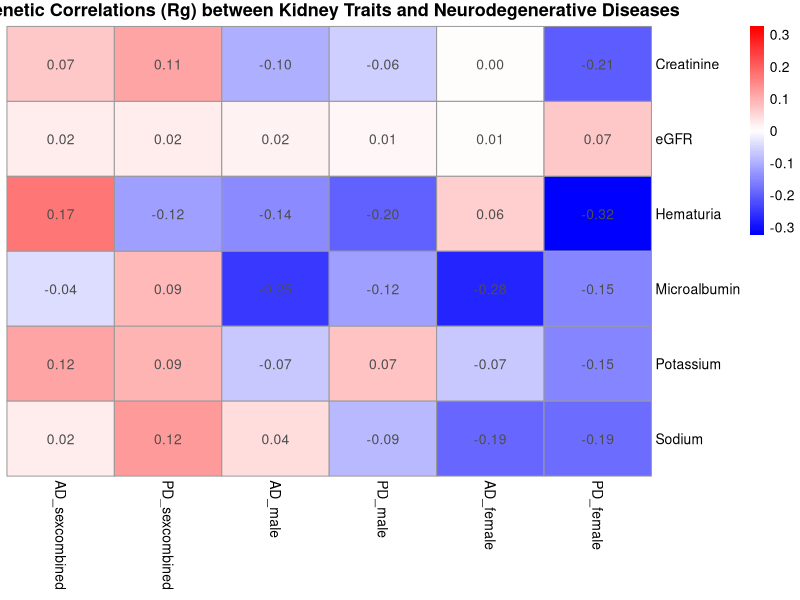
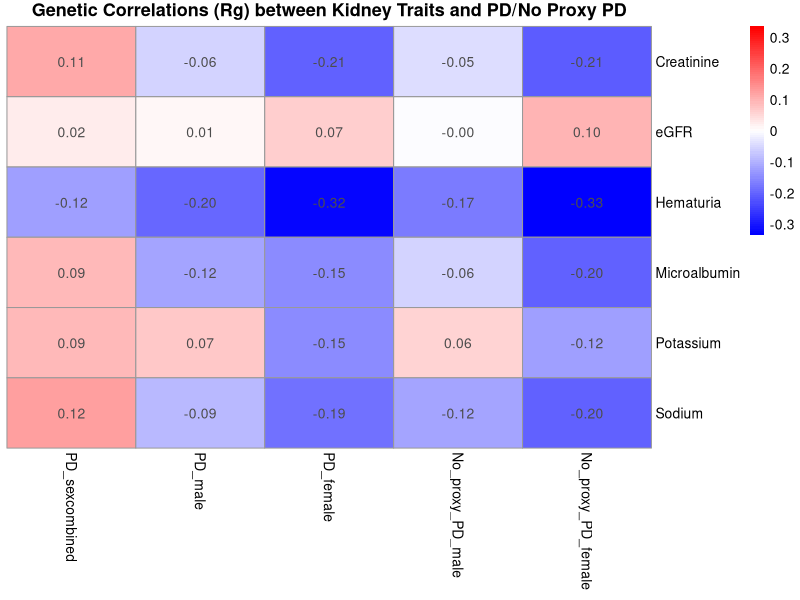

These charts were generated, in order, by the following R code:
# Install required packages if not already installed
# install.packages("pheatmap")

# Load the pheatmap package
library(pheatmap)
library(reshape2)
library(grid)  

# Create the dataframe for AD/PD heatmap
data <- data.frame(
  Disease = c("AD_sexcombined", "AD_sexcombined", "AD_sexcombined", "AD_sexcombined", "AD_sexcombined", "AD_sexcombined",
              "AD_male", "AD_male", "AD_male", "AD_male", "AD_male", "AD_male",
              "AD_female", "AD_female", "AD_female", "AD_female", "AD_female", "AD_female",
              "PD_sexcombined", "PD_sexcombined", "PD_sexcombined", "PD_sexcombined", "PD_sexcombined", "PD_sexcombined",
              "PD_male", "PD_male", "PD_male", "PD_male", "PD_male", "PD_male",
              "PD_female", "PD_female", "PD_female", "PD_female", "PD_female", "PD_female"),
  Traits = c("Hematuria", "Microalbumin", "Creatinine", "Potassium", "Sodium", "eGFR",
             "Hematuria", "Microalbumin", "Creatinine", "Potassium", "Sodium", "eGFR",
             "Hematuria", "Microalbumin", "Creatinine", "Potassium", "Sodium", "eGFR",
             "Hematuria", "Microalbumin", "Creatinine", "Potassium", "Sodium", "eGFR",
             "Hematuria", "Microalbumin", "Creatinine", "Potassium", "Sodium", "eGFR",
             "Hematuria", "Microalbumin", "Creatinine", "Potassium", "Sodium", "eGFR"),
  Rg = c(0.1702, -0.0401, 0.0651, 0.1156, 0.0245, 0.0222,
         -0.1443, -0.2499, -0.0995, -0.0705, 0.0408, 0.0158,
         0.0624, -0.2769, 0.0034, -0.0705, -0.1937, 0.0059,
         -0.1218, 0.0873, 0.1124, 0.0915, 0.1238, 0.0236,
         -0.1959, -0.1173, -0.0601, 0.0725, -0.0878, 0.012,
         -0.3245, -0.1497, -0.2061, -0.1495, -0.1869, 0.0668),
  P_value = c(0.1444, 0.7217, 0.2199, 0.0763, 0.6343, 0.6867,
              0.6121, 0.4076, 0.4931, 0.5305, 0.7852, 0.9005,
              0.7705, 0.3427, 0.9714, 0.53305, 0.0757, 0.94,
              0.0991, 0.2253, 0.0014, 0.0208, 0.0009, 0.4872,
              0.1071, 0.2959, 0.2312, 0.2891, 0.0909, 0.8002,
              0.0056, 0.4406, 0.0003, 0.0077, 0.0004, 0.213)
)

# Remove rows with missing Rg values
data <- data[!is.na(data$Rg), ]

# Reshape the data into a matrix for pheatmap
heatmap_data <- reshape2::acast(data, Traits ~ Disease, value.var = "Rg")

# Reorder the columns (AD/PD sex-combined first, then AD/PD males, then AD/PD females)
ordered_cols <- c("AD_sexcombined", "PD_sexcombined", 
                  "AD_male", "PD_male", 
                  "AD_female", "PD_female")

# Ensure columns are in the correct order
heatmap_data <- heatmap_data[, ordered_cols]

# Define a color palette with 0 as white, negative values as blue, and positive as red
color_palette <- colorRampPalette(c("blue", "white", "red"))(100)

# Create the heatmap
max_abs_value <- max(abs(heatmap_data), na.rm = TRUE)
pheatmap(heatmap_data, 
         cluster_rows = FALSE, 
         cluster_cols = FALSE, 
         display_numbers = TRUE, 
         color = color_palette, 
         breaks = seq(-max_abs_value, max_abs_value, length.out = 101), 
         main = "Genetic Correlations (Rg) between Kidney Traits and Neurodegenerative Diseases",
         fontsize_number = 10)

# Create the data frame for PD and No Proxy PD
data <- data.frame(
  Disease = c("PD_sexcombined", "PD_sexcombined", "PD_sexcombined", "PD_sexcombined", "PD_sexcombined", "PD_sexcombined",
              "PD_male", "PD_male", "PD_male", "PD_male", "PD_male", "PD_male",
              "PD_female", "PD_female", "PD_female", "PD_female", "PD_female", "PD_female",
              "No_proxy_PD_male", "No_proxy_PD_male", "No_proxy_PD_male", "No_proxy_PD_male", "No_proxy_PD_male", "No_proxy_PD_male",
              "No_proxy_PD_female", "No_proxy_PD_female", "No_proxy_PD_female", "No_proxy_PD_female", "No_proxy_PD_female", "No_proxy_PD_female"),
  Traits = c("Hematuria", "Microalbumin", "Creatinine", "Potassium", "Sodium", "eGFR",
             "Hematuria", "Microalbumin", "Creatinine", "Potassium", "Sodium", "eGFR",
             "Hematuria", "Microalbumin", "Creatinine", "Potassium", "Sodium", "eGFR",
             "Hematuria", "Microalbumin", "Creatinine", "Potassium", "Sodium", "eGFR",
             "Hematuria", "Microalbumin", "Creatinine", "Potassium", "Sodium", "eGFR"),
  Rg = c(-0.1218, 0.0873, 0.1124, 0.0915, 0.1238, 0.0236,
         -0.1959, -0.1173, -0.0601, 0.0725, -0.0878, 0.012,
         -0.3245, -0.1497, -0.2061, -0.1495, -0.1869, 0.0668,
         -0.1681, -0.0573, -0.0466, 0.0557, -0.1197, -0.0003,
         -0.3343, -0.2015, -0.2125, -0.1214, -0.2013, 0.0955),
  P_value = c(0.0991, 0.2253, 0.0014, 0.0208, 0.0009, 0.4872,
              0.1071, 0.2959, 0.2312, 0.2891, 0.0909, 0.8002,
              0.0056, 0.4406, 0.0003, 0.0077, 0.0004, 0.213,
              0.1742, 0.6188, 0.3881, 0.4405, -2.1369, 0.995,
              0.0092, 0.3709, 0.0004, 0.0446, 9.8933e-05, 0.1009)
)

# Remove rows with missing Rg values
data <- data[!is.na(data$Rg), ]

# Reshape the data into a matrix for pheatmap
heatmap_data <- acast(data, Traits ~ Disease, value.var = "Rg")

# Reorder the columns (PD first, No Proxie PD next)
ordered_cols <- c("PD_sexcombined", "PD_male", "PD_female", 
                  "No_proxy_PD_male", "No_proxy_PD_female")

# Ensure columns are in the correct order
heatmap_data <- heatmap_data[, ordered_cols]

# Define a color palette with 0 as white, negative values as blue, and positive as red
color_palette <- colorRampPalette(c("blue", "white", "red"))(100)

# Create heatmap
max_abs_value <- max(abs(heatmap_data), na.rm = TRUE)
pheatmap(heatmap_data, 
         cluster_rows = FALSE, 
         cluster_cols = FALSE, 
         display_numbers = TRUE, 
         color = color_palette, 
         breaks = seq(-max_abs_value, max_abs_value, length.out = 101), 
         main = "Genetic Correlations (Rg) between Kidney Traits and PD/No Proxy PD",
         fontsize_number = 10)
